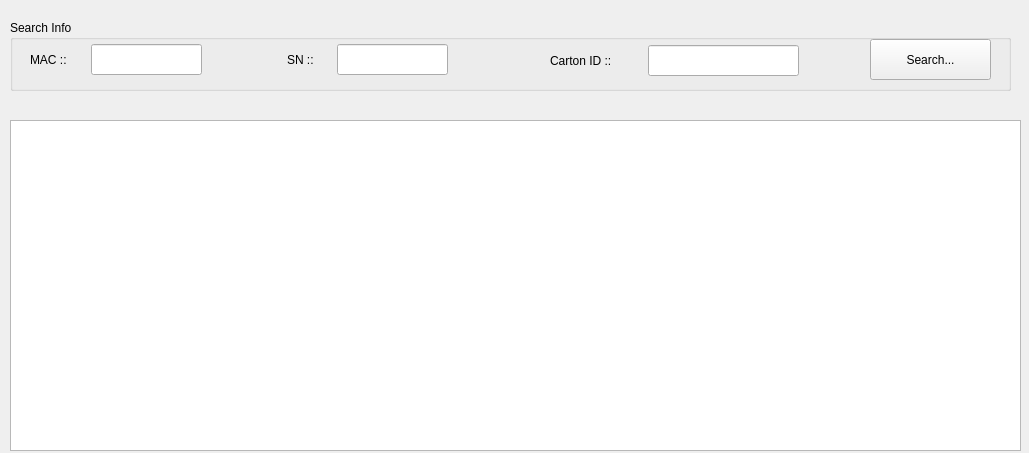
<?xml version="1.0" encoding="UTF-8"?>
<ui version="4.0">
 <class>dlgProductSearch</class>
 <widget class="QDialog" name="dlgProductSearch">
  <property name="windowModality">
   <enum>Qt::ApplicationModal</enum>
  </property>
  <property name="geometry">
   <rect>
    <x>0</x>
    <y>0</y>
    <width>1029</width>
    <height>453</height>
   </rect>
  </property>
  <property name="windowTitle">
   <string>Dialog</string>
  </property>
  <property name="modal">
   <bool>false</bool>
  </property>
  <widget class="QGroupBox" name="groupBox">
   <property name="geometry">
    <rect>
     <x>10</x>
     <y>20</y>
     <width>1001</width>
     <height>71</height>
    </rect>
   </property>
   <property name="title">
    <string>Search Info</string>
   </property>
   <widget class="QLabel" name="label">
    <property name="geometry">
     <rect>
      <x>20</x>
      <y>30</y>
      <width>61</width>
      <height>19</height>
     </rect>
    </property>
    <property name="text">
     <string>MAC ::</string>
    </property>
   </widget>
   <widget class="QLabel" name="label_2">
    <property name="geometry">
     <rect>
      <x>277</x>
      <y>30</y>
      <width>61</width>
      <height>19</height>
     </rect>
    </property>
    <property name="text">
     <string>SN ::</string>
    </property>
   </widget>
   <widget class="QLineEdit" name="edit_InputMac">
    <property name="geometry">
     <rect>
      <x>81</x>
      <y>24</y>
      <width>111</width>
      <height>31</height>
     </rect>
    </property>
   </widget>
   <widget class="QLineEdit" name="edit_InputSN">
    <property name="geometry">
     <rect>
      <x>327</x>
      <y>24</y>
      <width>111</width>
      <height>31</height>
     </rect>
    </property>
   </widget>
   <widget class="QPushButton" name="btnSearch">
    <property name="geometry">
     <rect>
      <x>860</x>
      <y>19</y>
      <width>121</width>
      <height>41</height>
     </rect>
    </property>
    <property name="text">
     <string>Search...</string>
    </property>
    <property name="autoDefault">
     <bool>false</bool>
    </property>
   </widget>
   <widget class="QLabel" name="label_3">
    <property name="geometry">
     <rect>
      <x>540</x>
      <y>31</y>
      <width>101</width>
      <height>19</height>
     </rect>
    </property>
    <property name="text">
     <string>Carton ID ::</string>
    </property>
   </widget>
   <widget class="QLineEdit" name="edit_CartonID">
    <property name="geometry">
     <rect>
      <x>638</x>
      <y>25</y>
      <width>151</width>
      <height>31</height>
     </rect>
    </property>
   </widget>
  </widget>
  <widget class="QTableWidget" name="tableWidget">
   <property name="geometry">
    <rect>
     <x>10</x>
     <y>120</y>
     <width>1011</width>
     <height>331</height>
    </rect>
   </property>
   <property name="focusPolicy">
    <enum>Qt::WheelFocus</enum>
   </property>
   <property name="horizontalScrollBarPolicy">
    <enum>Qt::ScrollBarAlwaysOff</enum>
   </property>
  </widget>
 </widget>
 <tabstops>
  <tabstop>edit_InputMac</tabstop>
  <tabstop>edit_InputSN</tabstop>
  <tabstop>edit_CartonID</tabstop>
  <tabstop>btnSearch</tabstop>
  <tabstop>tableWidget</tabstop>
 </tabstops>
 <resources/>
 <connections>
  <connection>
   <sender>btnSearch</sender>
   <signal>clicked()</signal>
   <receiver>dlgProductSearch</receiver>
   <slot>btnSearchClicked()</slot>
   <hints>
    <hint type="sourcelabel">
     <x>909</x>
     <y>53</y>
    </hint>
    <hint type="destinationlabel">
     <x>558</x>
     <y>81</y>
    </hint>
   </hints>
  </connection>
  <connection>
   <sender>edit_InputSN</sender>
   <signal>returnPressed()</signal>
   <receiver>dlgProductSearch</receiver>
   <slot>editSNPressed()</slot>
   <hints>
    <hint type="sourcelabel">
     <x>370</x>
     <y>46</y>
    </hint>
    <hint type="destinationlabel">
     <x>396</x>
     <y>96</y>
    </hint>
   </hints>
  </connection>
  <connection>
   <sender>edit_InputMac</sender>
   <signal>returnPressed()</signal>
   <receiver>dlgProductSearch</receiver>
   <slot>editMACPressed()</slot>
   <hints>
    <hint type="sourcelabel">
     <x>121</x>
     <y>63</y>
    </hint>
    <hint type="destinationlabel">
     <x>121</x>
     <y>103</y>
    </hint>
   </hints>
  </connection>
  <connection>
   <sender>edit_CartonID</sender>
   <signal>returnPressed()</signal>
   <receiver>dlgProductSearch</receiver>
   <slot>editCartonIDPressed()</slot>
   <hints>
    <hint type="sourcelabel">
     <x>721</x>
     <y>60</y>
    </hint>
    <hint type="destinationlabel">
     <x>652</x>
     <y>102</y>
    </hint>
   </hints>
  </connection>
 </connections>
 <slots>
  <slot>btnSearchClicked()</slot>
  <slot>editSNPressed()</slot>
  <slot>editMACPressed()</slot>
  <slot>editCartonIDPressed()</slot>
 </slots>
</ui>
